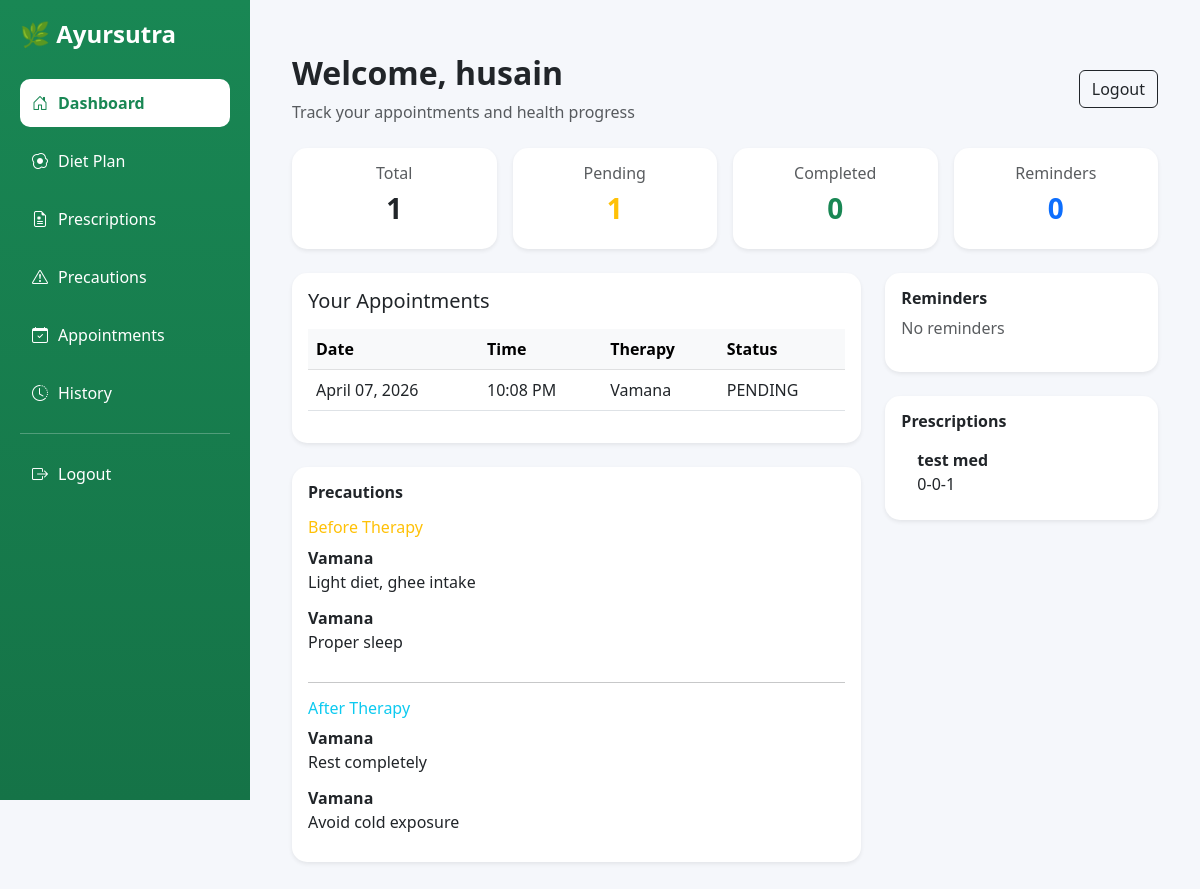
/patients/dashboard/ (signed in), run on the app's committed database.
### patients/models.py (models this page shows, shortened)
class Patient(models.Model):
    GENDER_CHOICES = [
        ('Male', 'Male'),
        ('Female', 'Female'),
        ('Prefer not to say', 'Prefer not to say'),
    ]
    name = models.CharField(max_length=100)
    age = models.IntegerField()
    gender = models.CharField(max_length=25, choices=GENDER_CHOICES)
    phone = models.CharField(max_length=10, validators=[phone_validator])
    user = models.OneToOneField(User, on_delete=models.CASCADE, related_name='patient')
    name = models.CharField(max_length=100)
    phone = models.CharField(max_length=15)
    email = models.EmailField(blank=True, null=True)

### therapies/models.py (models this page shows, shortened)
class Appointment(models.Model):
    STATUS_CHOICES = [
        ('PENDING', 'Pending'),
        ('COMPLETED', 'Completed'),
        ('CANCELLED', 'Cancelled'),
    ]
    patient = models.ForeignKey(Patient, on_delete=models.CASCADE, related_name="therapy_appointments")
    therapy = models.ForeignKey(Therapy, on_delete=models.CASCADE)
    date = models.DateTimeField()
    time = models.TimeField()
    status = models.CharField(
        max_length=10,
        choices=STATUS_CHOICES,
        default='PENDING'
    )
    doctor_notes = models.TextField(blank=True, null=True)

class Therapy(models.Model):
    therapy_name = models.CharField(max_length=100)
    duration = models.IntegerField(help_text="Duration in minutes")
    description = models.TextField()
    precautions = models.TextField(blank=True)

class TherapyPrecaution(models.Model):
    PRE_POST_CHOICES = (
        ('before', 'Before Therapy'),
        ('after', 'After Therapy'),
    )
    therapy = models.ForeignKey('Therapy', on_delete=models.CASCADE, related_name='default_precautions')
    type = models.CharField(max_length=10, choices=PRE_POST_CHOICES)
    text = models.TextField()

class Prescription(models.Model):
    appointment = models.ForeignKey(
    'Appointment',
    on_delete=models.CASCADE,
    related_name='prescriptions'
    )
    medicine_name = models.CharField(max_length=255)
    dosage = models.CharField(max_length=255)
    duration = models.CharField(max_length=255)
    created_at = models.DateTimeField(auto_now_add=True)

### patients/views.py (the view)
# urls.py: path('dashboard/', views.patient_dashboard, name='patient_dashboard'),
@login_required
def patient_dashboard(request):
    if not hasattr(request.user, 'patient'):
        return redirect('patient_login')
    patient = request.user.patient
    appointments = patient.therapy_appointments.all()\
    .select_related('therapy')\
    .order_by('-date', '-time')
    therapy_ids = appointments.values_list('therapy_id', flat=True)
    pending_count = appointments.filter(status="PENDING").count()
    completed_count = appointments.filter(status="COMPLETED").count()
    therapies = set(
        appointment.therapy for appointment in appointments if appointment.therapy
    )
    precautions = TherapyPrecaution.objects.filter(
        therapy_id__in=therapy_ids
    )
    before_precautions = precautions.filter(type='before')
    after_precautions = precautions.filter(type='after')
    prescriptions = Prescription.objects.filter(
        appointment__in=appointments
    )
    return render(request, "patients/patient_dashboard.html", {
    "patient": patient,
    "appointments": appointments,
    "before_precautions": before_precautions,
    "after_precautions": after_precautions,
    "prescriptions": prescriptions,
    "diet_plans": [],
    "pending_count": pending_count,
    "completed_count": completed_count,
    "reminders": [],
})

### patients/templates/patients/patient_dashboard.html (shortened to what this page needs)
{% extends 'patients/base_patient.html' %}
{% block content %}
<div class="container-fluid mt-4">
<div class="d-flex justify-content-between align-items-center mb-4">
    <div>
        <h2 class="fw-bold">Welcome, {{ patient.name }}</h2>
        <p class="text-muted mb-0">Track your appointments and health progress</p>
    </div>
    <a href="{% url 'patient_logout' %}" class="btn btn-outline-dark">
        Logout
    </a>
</div>
<div class="row mb-4 g-3 text-center">
    <div class="col-md-3">
        <div class="card shadow-sm p-3 h-100">
            <h6 class="text-muted">Total</h6>
            <h3 class="fw-bold">{{ appointments|length }}</h3>
        </div>
    </div>
    <div class="col-md-3">
        <div class="card shadow-sm p-3 h-100">
            <h6 class="text-muted">Pending</h6>
            <h3 class="fw-bold text-warning">{{ pending_count }}</h3>
        </div>
    </div>
    <div class="col-md-3">
        <div class="card shadow-sm p-3 h-100">
            <h6 class="text-muted">Completed</h6>
            <h3 class="fw-bold text-success">{{ completed_count }}</h3>
        </div>
    </div>
    <div class="col-md-3">
        <div class="card shadow-sm p-3 h-100">
            <h6 class="text-muted">Reminders</h6>
            <h3 class="fw-bold text-primary">{{ reminders|length }}</h3>
        </div>
    </div>
</div>
<div class="row g-4">
    <div class="col-lg-8">
        <div class="card shadow-sm mb-4">
            <div class="card-body">
                <h5 class="mb-3">Your Appointments</h5>
                {% if appointments %}
                <div class="table-responsive">
                    <table class="table table-hover align-middle">
                        <thead class="table-light">
                            <tr>
                                <th>Date</th>
                                <th>Time</th>
                                <th>Therapy</th>
                                <th>Status</th>
                            </tr>
                        </thead>
                        <tbody>
                            {% for a in appointments %}
                            <tr>
                                <td>{{ a.date|date:"F d, Y" }}</td>
                                <td>{{ a.time|time:"h:i A" }}</td>
                                <td>{{ a.therapy.therapy_name|default:"-" }}</td>
                                <td>
                                    {% if a.status == "Pending" %}
                                        <span class="badge bg-warning text-dark">Pending</span>
                                    {% elif a.status == "Completed" %}
                                        <span class="badge bg-success">Completed</span>
                                    {% elif a.status == "Cancelled" %}
                                        <span class="badge bg-danger">Cancelled</span>
                                    {% else %}
                                        {{ a.status }}
                                    {% endif %}
                                </td>
                            </tr>
                            {% endfor %}
                        </tbody>
                    </table>
                </div>
                {% else %}
                    <p class="text-muted text-center">No appointments found.</p>
                {% endif %}
            </div>
        </div>
        <div class="card shadow-sm p-3">
            <h6 class="fw-bold">Precautions</h6>
            <h6 class="mt-2 text-warning">Before Therapy</h6>
            {% for p in before_precautions %}
                <div class="mb-2">
                    <strong>{{ p.therapy.therapy_name }}</strong>
                    <p class="mb-1">{{ p.text }}</p>
                </div>
            {% empty %}
                <p class="text-muted">No before therapy precautions</p>
            {% endfor %}
            <hr>
            <h6 class="text-info">After Therapy</h6>
            {% for p in after_precautions %}
                <div class="mb-2">
                    <strong>{{ p.therapy.therapy_name }}</strong>
                    <p class="mb-1">{{ p.text }}</p>
                </div>
            {% empty %}
                <p class="text-muted">No after therapy precautions</p>
            {% endfor %}
        </div>
    </div>
    <div class="col-lg-4">
        <div class="card shadow-sm mb-4 p-3">
            <h6 class="fw-bold">Reminders</h6>
            <p class="text-muted">No reminders</p>
        </div>
        <div class="card shadow-sm p-3">
            <h6 class="fw-bold">Prescriptions</h6>
            {% if prescriptions %}
                <ul class="list-group list-group-flush">
                    {% for p in prescriptions %}
                        <li class="list-group-item">
                            <strong>{{ p.medicine_name }}</strong><br>
                            {{ p.dosage }}
                        </li>
                    {% endfor %}
                </ul>
            {% else %}
                <p class="text-muted">No prescriptions available.</p>
            {% endif %}
        </div>
    </div>
</div>
</div>
{% endblock %}

### patients/templates/patients/base_patient.html (style rules this page uses)
body { margin: 0; display: flex; font-family: 'Segoe UI', sans-serif; background: #f5f7fb; }
.card { border: none; border-radius: 15px; }

### patients/templates/patients/patient_dashboard.html (style rules this page uses)
.container-fluid { max-width: 1200px; margin: auto; }
body { overflow-x: hidden; }

### data on the page
Patient: name "husain"
Appointment: date "April 07, 2026", time "10:08 PM", therapy.therapy_name "Vamana", status "PENDING"
TherapyPrecaution: therapy.therapy_name "Vamana", text "Light diet, ghee intake"
TherapyPrecaution: therapy.therapy_name "Vamana", text "Proper sleep"
TherapyPrecaution: therapy.therapy_name "Vamana", text "Rest completely"
TherapyPrecaution: therapy.therapy_name "Vamana", text "Avoid cold exposure"
Prescription: medicine_name "test med", dosage "0-0-1"

### other printed values
{{ appointments|length }} "1"
{{ pending_count }} "1"
{{ completed_count }} "0"
{{ reminders|length }} "0"
